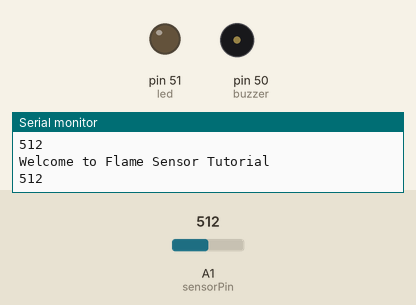
The sketch below on a simulated Arduino Mega 2560, built with avr-gcc and run on an emulated ATmega2560. On the bench: output pins drawn as LEDs (lit = HIGH), buzzer (waves = sounding, pin HIGH), the last lines printed to the serial monitor. Dashed ring = blinking. The inputs (shaded band) are chosen by the test bench; at power-on: A1 (sensorPin) = 512.

Above: at 1.3 s.
1.4 s: A1 (sensorPin) set to 110
2.9 s: A1 (sensorPin) set to 94
At 3.6 s:
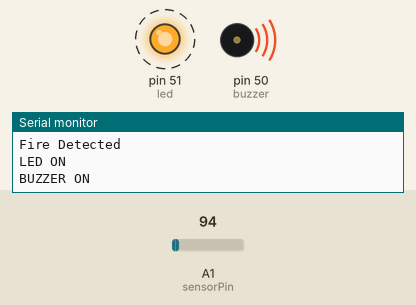
6.0 s: A1 (sensorPin) set to 306
At 7.3 s:
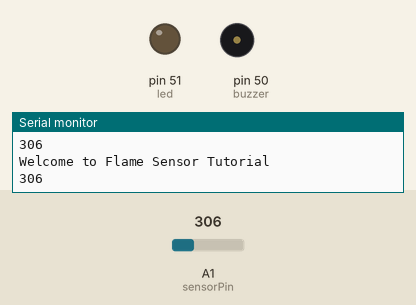
7.6 s: A1 (sensorPin) set to 90
At 8.6 s:
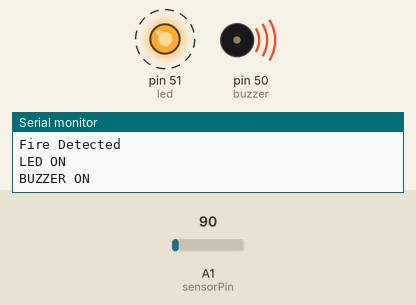
Timing chart, 0 to 11.7 s (numbered marks = the images above; inputs shaded):
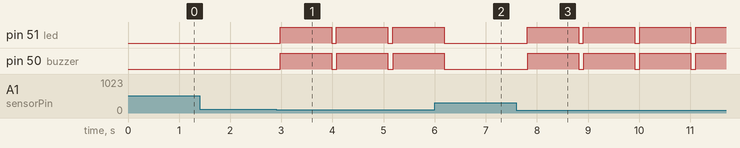

Measured:
- the behaviour switches between 100 and 99 on A1 (sensorPin) (found by bisection; images 0 and 1)
- after the input at 2.9 s, pin 51 (led): alternates HIGH for 1.0 s and LOW for 0.09 s, starting after 0.08 s; pin 50 (buzzer): alternates HIGH for 1.0 s and LOW for 0.10 s, starting after 0.08 s
- after the input at 6.0 s, pin 51 (led), pin 50 (buzzer): goes on until 6.2 s, then stays LOW
- after the input at 7.6 s, pin 51 (led): alternates HIGH for 1.0 s and LOW for 0.09 s, starting after 0.21 s; pin 50 (buzzer): alternates HIGH for 1.0 s and LOW for 0.10 s, starting after 0.22 s

The sketch:

Sensor_09_FireSensor.ino
```cpp
//SK.Tanzir mehedi Shawon
//Department of ICT
//MBSTU
//Date-18-05-2018

#include<SoftwareSerial.h>
int sensorPin = A1;
int sensorValue = 0;
int led = 51;
int buzzer = 50;

void setup() {
pinMode(led, OUTPUT);
pinMode(buzzer,OUTPUT);
Serial.begin(9600);
}

void loop()
{
Serial.println("Welcome to Flame Sensor Tutorial");
sensorValue = analogRead(sensorPin);
Serial.println(sensorValue);
if (sensorValue < 100)
{
Serial.println("Fire Detected");
Serial.println("LED ON");
digitalWrite(led,HIGH);
Serial.println("BUZZER ON");
digitalWrite(buzzer,HIGH);
delay(1000);

}
digitalWrite(led,LOW);
digitalWrite(buzzer,LOW);
delay(sensorValue);
}
```
